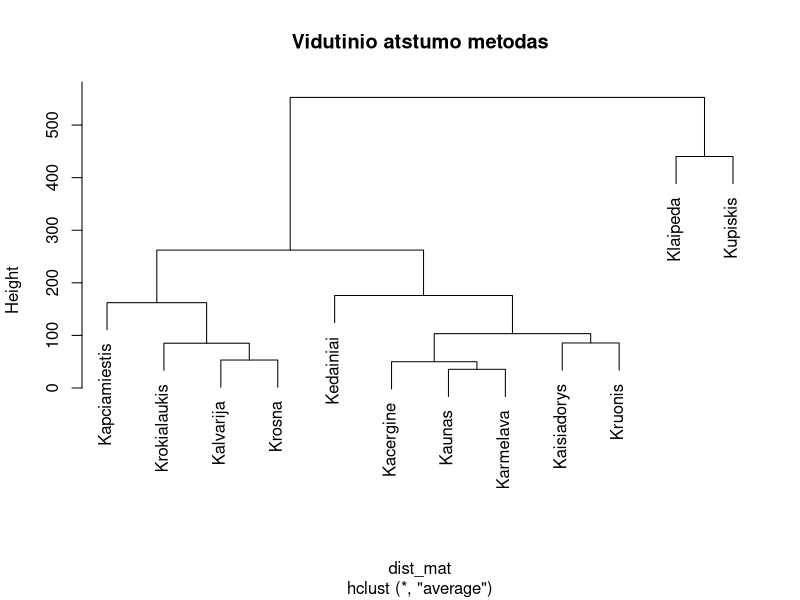
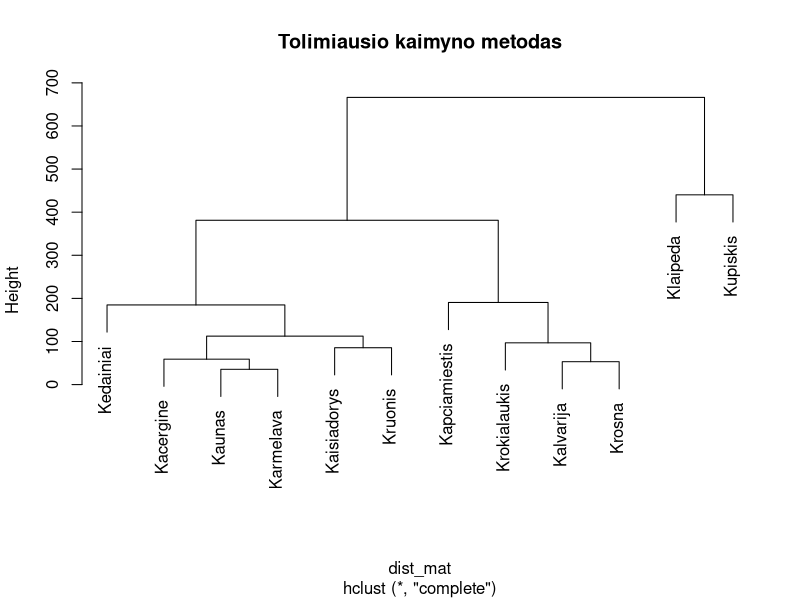
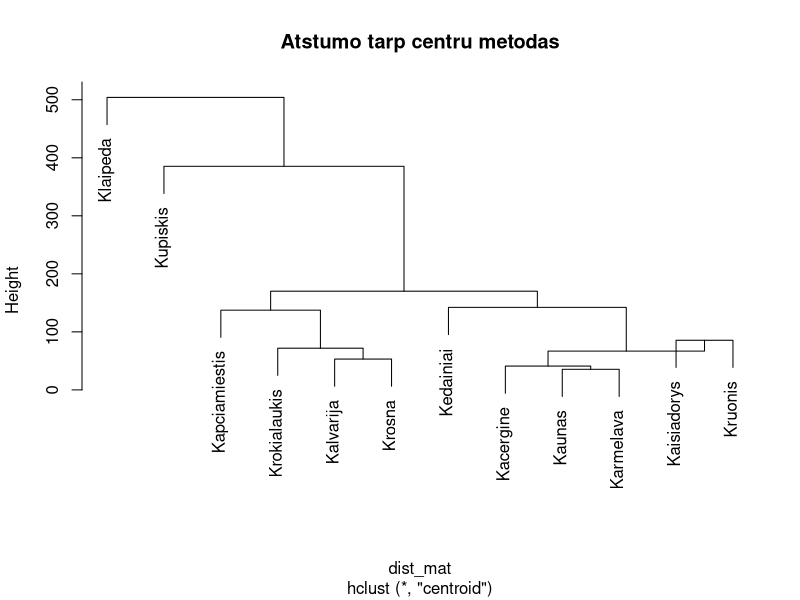
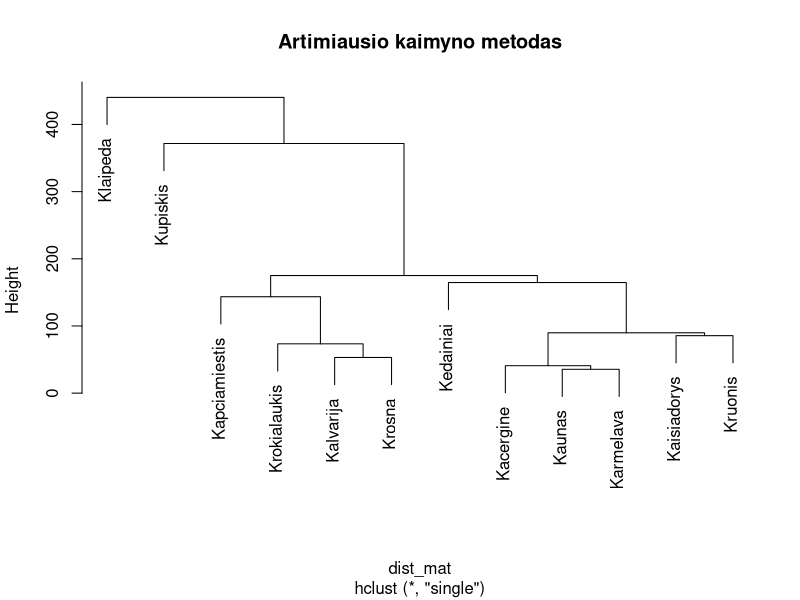
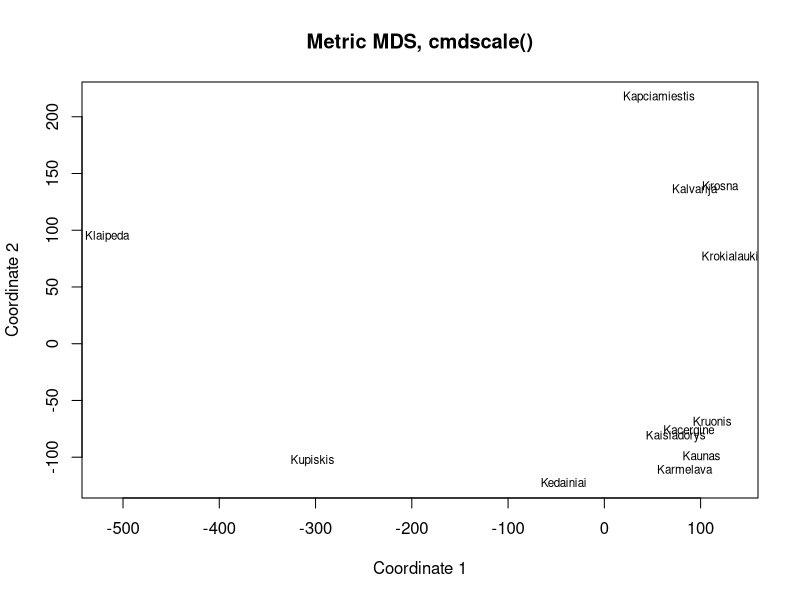
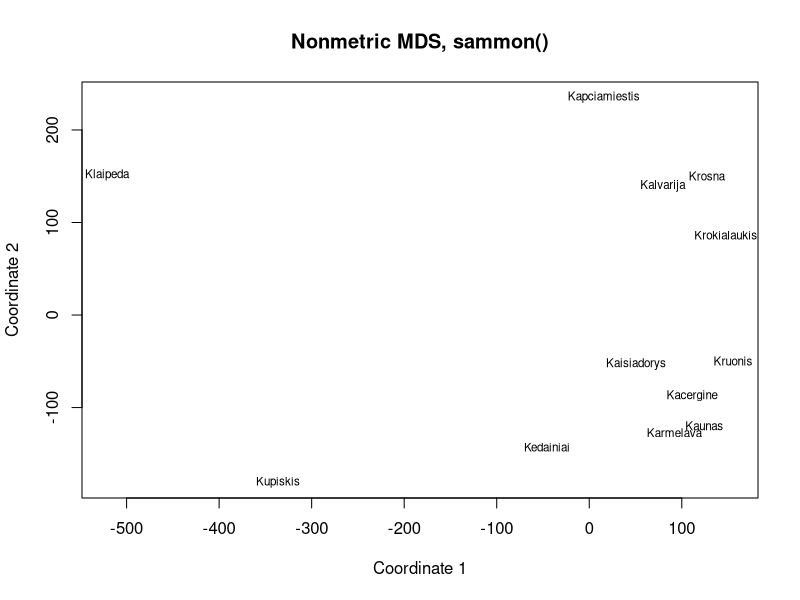

Write R code to recreate these figures, in order.
## ---- chunk 1
knitr::opts_chunk$set(echo = TRUE, warning = FALSE, message = FALSE)
## ---- chunk 2
library(openxlsx)

atstumai <- read.xlsx("atstumai.xlsx", rowNames = TRUE)

knitr::kable(atstumai)
## ---- chunk 3

dist_mat <- dist(atstumai, method = "euclidean")
hclust_average <- hclust(dist_mat, method = "average")
hclust_complete <- hclust(dist_mat, method = "complete")
hclust_centroid <- hclust(dist_mat, method = "centroid")
hclust_single <- hclust(dist_mat, method = "single")


plot(hclust_average, main = "Vidutinio atstumo metodas")
plot(hclust_complete, main = "Tolimiausio kaimyno metodas")
plot(hclust_centroid, main = "Atstumo tarp centru metodas")
plot(hclust_single, main = "Artimiausio kaimyno metodas")
## ---- chunk 4
# Metric MDS
fit <- cmdscale(dist_mat)
fit
# plot solution
plot(fit, xlab="Coordinate 1", ylab="Coordinate 2", main="Metric MDS, cmdscale()", type="n")
text(fit, labels = colnames(atstumai), cex=.7)
## ---- chunk 5
library(MASS)
# Sammon
fit <- sammon(dist_mat)
fit 
# plot solution
plot(fit$points, xlab="Coordinate 1", ylab="Coordinate 2", main="Nonmetric MDS, sammon()", type="n")
text(fit$points, labels = colnames(atstumai), cex=.7) 
## ---- chunk 6
p1 <- p2 <- p3 <- 1/3

m1 <- c(0, 0, 0)
m2 <- c(-9, -5, 1)
m3 <- c(3.99618, 0, 6.930407)

R1 <- matrix(
  c(
    3.8571, 0, -0.2162,
    0, 8.344, 0,
    -0.2162, 0, 4.8989
  ),
  nrow = 3, ncol = 3
)
R2 <- matrix(
  c(
    3.83, 2.281, 0,
    2.281, 3.55, 0,
    0, 0, 7.573
  ),
  nrow = 3, ncol = 3
)
R3 <- matrix(
  c(
    9.935, 0, 0,
    0, 7.6078, -0.3615,
    0, -0.3615, 7.7082
  ),
  nrow = 3, ncol = 3
)
## ---- chunk 7
n1 <- sum(runif(100) < p1)
n2 <- sum(runif(100) < p1)
n3 <- 100 - n1 - n2

gauso_ad_100 <- rbind(mvrnorm(n1, m1, R1), mvrnorm(n2, m2, R2), mvrnorm(n3, m3, R3))

n1 <- sum(runif(500) < p1)
n2 <- sum(runif(500) < p1)
n3 <- 500 - n1 - n2

gauso_ad_500 <- rbind(mvrnorm(n1, m1, R1), mvrnorm(n2, m2, R2), mvrnorm(n3, m3, R3))

n1 <- sum(runif(3000) < p1)
n2 <- sum(runif(3000) < p1)
n3 <- 3000 - n1 - n2

gauso_ad_3000 <- rbind(mvrnorm(n1, m1, R1), mvrnorm(n2, m2, R2), mvrnorm(n3, m3, R3))
## ---- chunk 8

